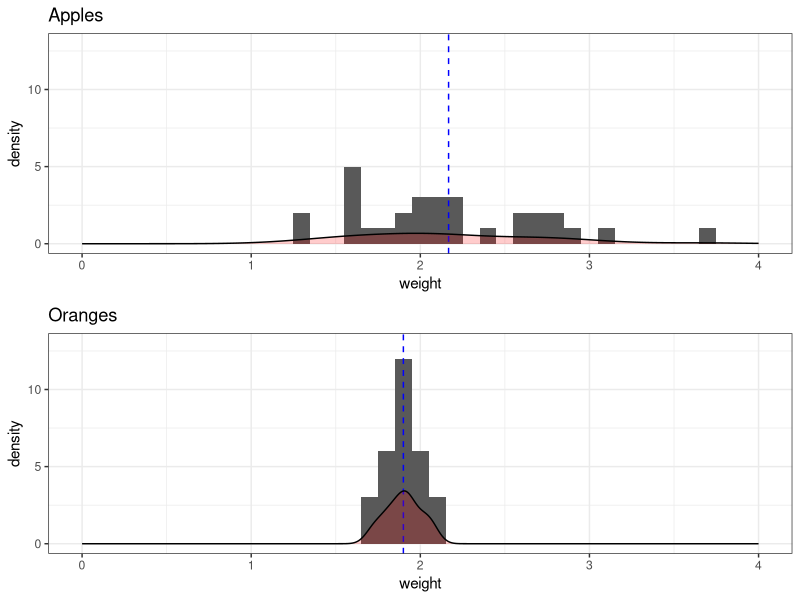

Here is the R script that generated this plot: (Note: this script raises an error after producing the figure.)
## ---- chunk 1
# Setting the seed for random number generator so that examples stay consistent.
set.seed(2017)
# Create a data frame
bagsOfOranges <- data.frame(bagNo = 1:30, 
                            weight = rnorm(30, mean = 1.9, sd = .1))
## ---- chunk 2
# Or you can double click on the name of the data.frame in environment pane in Panel C.
View(bagsOfOranges)
## ---- chunk 3
bagsOfOranges
## ---- chunk 4
# n parameter specifies how many lines to display, it is optional meaning you can leave it out.
head(bagsOfOranges, n = 4)
## ---- chunk 5
tail(bagsOfOranges) # here I leave n parameter out, the default is 6 rows.
## ---- chunk 6
# Method 1
bagsOfOranges[, 2] # second column, notice the position of comma.
# Method 2
bagsOfOranges[, "weight"] # with column name
# Method 3
bagsOfOranges$weight # with $ operator and column name
## ---- chunk 7
bagsOfOranges[2, ] # Second observation, notice the position of comma
## ---- chunk 8
# Method 1
# Observe what : operator creates
4:8
# If I use the : operator to index a data.frame, we get what we want.
bagsOfOranges[4:8, ] # Observations 4 through 8

# Method 2
# Another way it to specify columns explicitly. We can use c() function to combine values
# Observe what c function creates
c(4, 5, 6, 7, 8)
# If I use the c operator, I can request specific rows
bagsOfOranges[c(4, 5, 6, 7, 8), ] # Observations 4 through 8

# Method 3
# Of course you can combine the two approaches
bagsOfOranges[c(4:6, 7, 8), ]
## ---- chunk 9
bagsOfOranges[c(3, 7), ]
## ---- chunk 10
nrow(bagsOfOranges) # bagsOfOranges is a data.frame
length(bagsOfOranges$bagNo) # bagNo is a vector
## ---- chunk 11
# Observe the output of logic operator, we are trying to see which bags have more than 2 pounds
bagsOfOranges$weight > 2 # Is weight greater than 2?
# The output is a series of True False
# If we feed this output into our dataframe index, it will only spit out the rows where evaluation is TRUE.
bagsOfOranges[bagsOfOranges$weight > 2, ]
## ---- chunk 12
mean(bagsOfOranges$weight)
## ---- chunk 13
# Create a data frame
bagsOfApples <- data.frame(bagNo = 1:30, 
                           weight = rnorm(30, mean = 2.1, sd = .5))
## ---- chunk 14
mean(bagsOfApples$weight)
mean(bagsOfOranges$weight)
## ---- chunk 15
sd(bagsOfApples$weight)
sd(bagsOfOranges$weight)
## ---- chunk 16
library(ggplot2) # Load the necessary library for fancy plots
library(gridExtra) # The library to put two panels with plots together

# Create the plot for Apples
p1 <- ggplot(data = bagsOfApples, aes(weight)) + # initialize a plot for data
  xlim(0, 4) + # Set the limits of x axis to keep plots comparable
  ylim(0, 13) + # Set the limits of y axis to keep plots comparable
  ggtitle("Apples") + # Set the title to be able to identify plots
  geom_histogram(binwidth = .1) + # Set the type of plot as a histogram
  # Add the mean into the plot as a blue dashed line
  geom_vline(data = bagsOfApples, aes(xintercept = mean(weight)),
             linetype = "dashed", colour = "blue") +
  # Overlay density plot to show distribution
  geom_density(alpha = .2, fill = "red") +
  theme_bw() # Make it look good

# Create the plot for Oranges
p2 <- ggplot(data = bagsOfOranges, aes(weight)) + # initialize a plot for data
  xlim(0, 4) + # Set the limits of x axis to keep plots comparable
  ylim(0, 13) + # Set the limits of y axis to keep plots comparable
  ggtitle("Oranges") + # Set the title to be able to identify plots
  geom_histogram(binwidth = .1) +  # Set the type as histogram
  # Add the mean into plot as a blue dashed line
  geom_vline(data = bagsOfOranges, aes(xintercept = mean(weight)),
             linetype = "dashed", colour = "blue") +
  # Overlay density plot to show distribution
  geom_density(alpha = .2, fill = "red") +
  theme_bw() # Make it look good

grid.arrange(p1, p2)
## ---- chunk 17
t.test(bagsOfApples$weight, bagsOfOranges$weight)
## ---- chunk 18
median(bagsOfApples$weight)
## ---- chunk 19
data(mtcars)
## ---- chunk 20
?mtcars
## ---- chunk 21
# A summary of variables
summary(mtcars)
## ---- chunk 22
library(psych)
describe(mtcars)
## ---- chunk 23
# Correlation table for first 4 variables (due to space concerns)
cor(mtcars[, 1:4])
## ---- chunk 24
table(mtcars$gear)
## ---- chunk 25
# bivariate comparisons of categorical variables
table(mtcars[, c("am", "cyl")])
## ---- chunk 26
# Use nrow() function to figure out the number
nrow(bagsOfOranges[bagsOfOranges$weight > 2, ])
# We can divide this with the total number of rows to get percentage.
nrow(bagsOfOranges[bagsOfOranges$weight > 2, ]) / nrow(bagsOfOranges)
## ---- chunk 27
write.csv(bagsOfApples, file = "data/bagsOfApples.csv", row.names = F)
write.csv(bagsOfOranges, file = "data/bagsOfOranges.csv", row.names = F)
